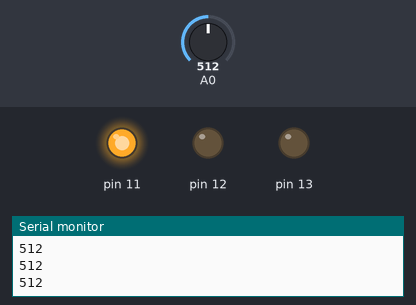
The sketch below on a simulated Arduino Uno, built with avr-gcc and run on an emulated ATmega328P. Shown: output pins drawn as LEDs (lit = HIGH), the last lines printed to the serial monitor. The test bench sets the inputs (shaded band); at power-on: A0 = 512.

Above: at 1.2 s.
1.3 s: A0 set to 317
2.8 s: A0 set to 289
At 3.2 s:
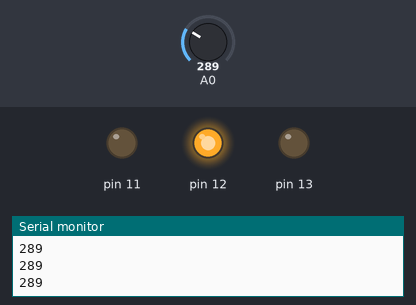
4.3 s: A0 set to 110
5.8 s: A0 set to 92
At 6.7 s:
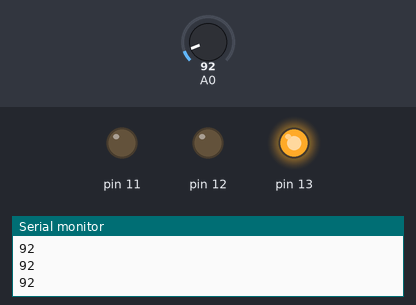
7.3 s: A0 set to 122
At 7.7 s:
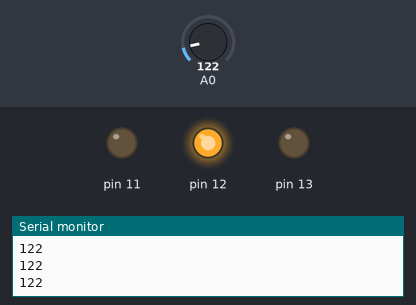
8.8 s: A0 set to 90
At 10.2 s:
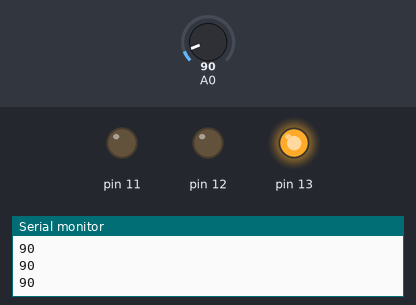
Timing chart, 0 to 11.3 s (numbered marks = the images above; inputs shaded):
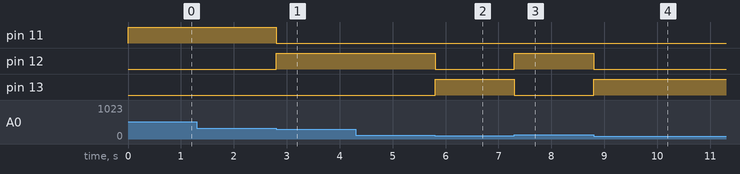

The sketch:

sketch_sep24a.ino
```cpp
/*
 * Digital Futures
 * Seamus Neufeld
 * Light sensors linked with LEDs
 */

void setup() {
  pinMode(13, OUTPUT);
  pinMode(12, OUTPUT);
  pinMode(11, OUTPUT);
  //declares pin modes

  Serial.begin(9600);
  //declares serial monitor

}

void loop() {
    Serial.println(analogRead(0)); //prints serial of the analog input 0
    if(analogRead(0) < 100) { //determines weather the light is on or off
      digitalWrite(13, HIGH);
      digitalWrite(12, LOW);
      digitalWrite(11, LOW);//turns light on or off
    }else if (analogRead(0) < 300) {
      digitalWrite(13, LOW);
      digitalWrite(12, HIGH);
      digitalWrite(11, LOW);
    }else if (analogRead(0) < 900) {
      digitalWrite(13, LOW);
      digitalWrite(12, LOW);
      digitalWrite(11, HIGH);
    }
}
```

Measured:
- the behaviour switches between 300 and 299 on A0 (found by bisection; images 0 and 1)
- the behaviour switches between 100 and 99 on A0 (found by bisection; images 1 and 2)
- after the input at 2.8 s, pin 11: HIGH → LOW at once; pin 12: LOW → HIGH at once
- after the input at 5.8 s, pin 12: HIGH → LOW at once; pin 13: LOW → HIGH at once
- after the input at 7.3 s, pin 12: LOW → HIGH at once; pin 13: HIGH → LOW at once
- after the input at 8.8 s, pin 12: HIGH → LOW at once; pin 13: LOW → HIGH at once
